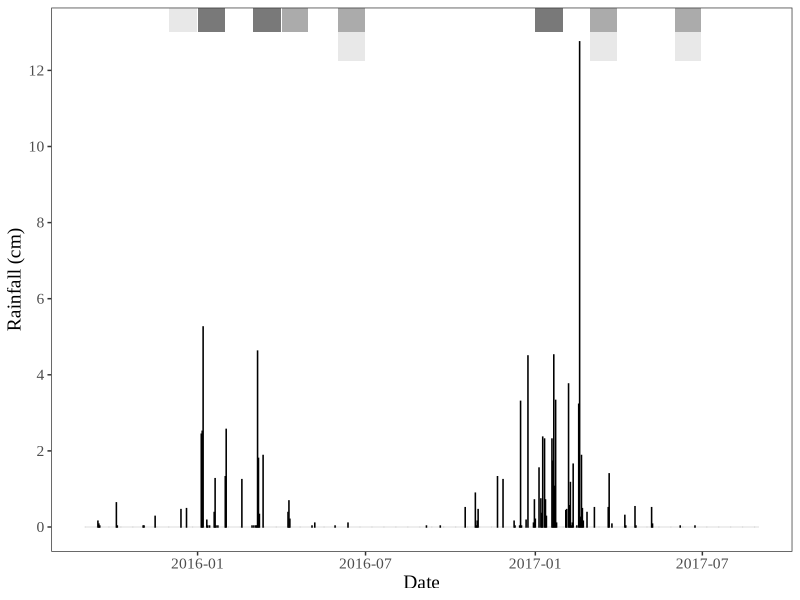
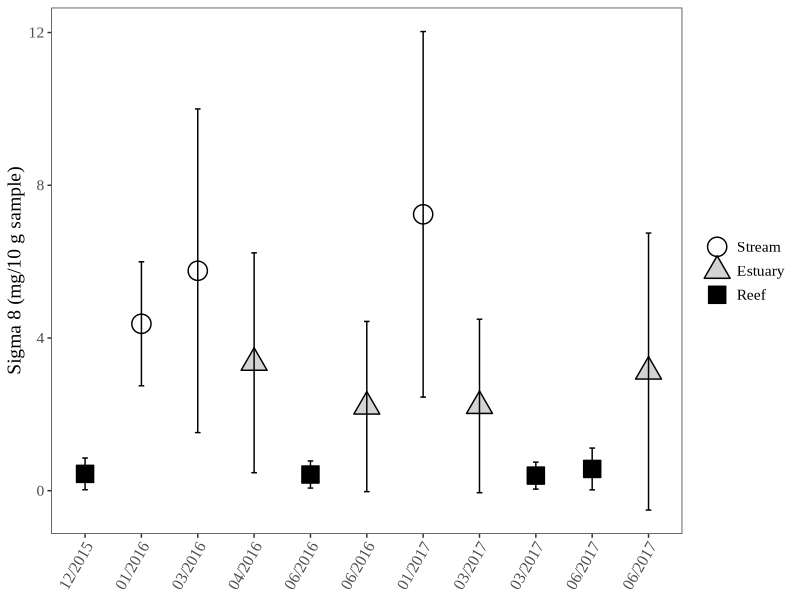
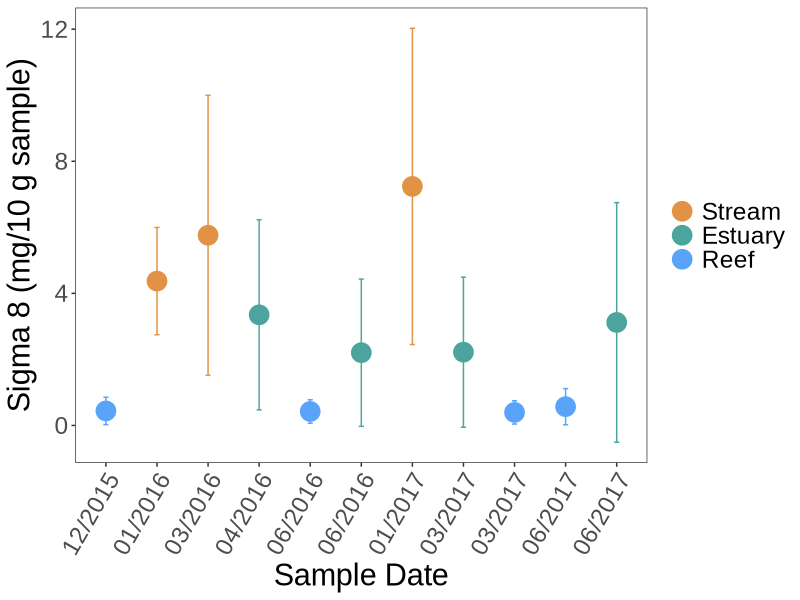
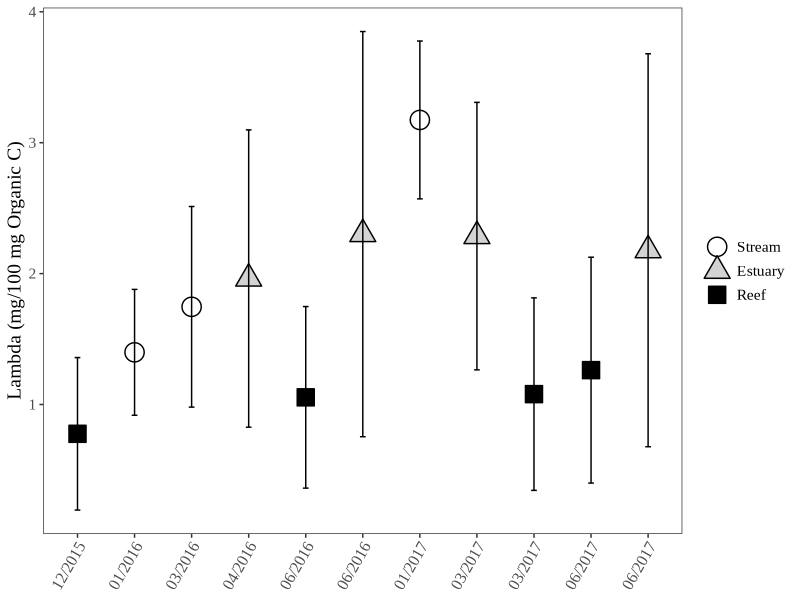
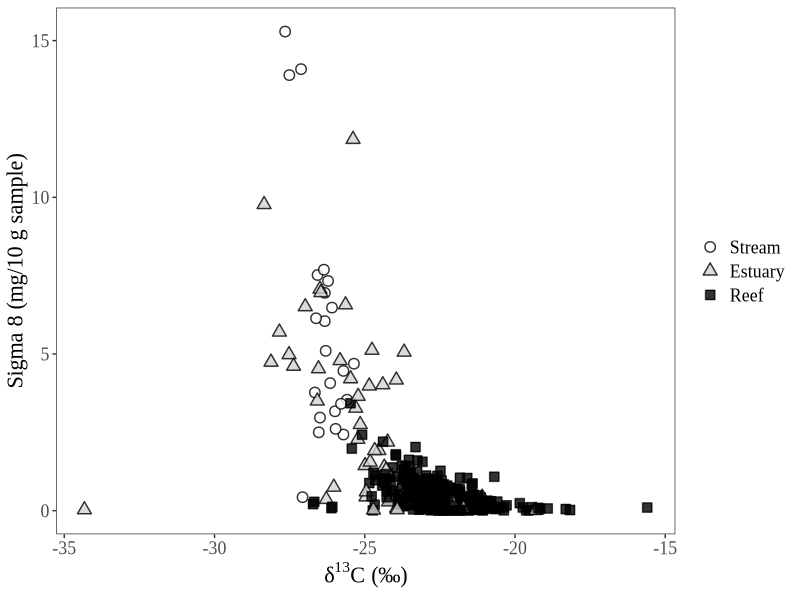

Write the R code that produced these figures, in order. (Note: this script raises an error after producing the figures.)
## ---- chunk 1
knitr::opts_chunk$set(echo = TRUE)
## ---- chunk 2

# Load packages.
library(tidyverse)
library(lubridate)

# Load datasets.
rain <- read_csv("SBCounty_Gauge234.csv") # Imports necessary data that's been transcribed from the online pdf document into a csv file.

master <- read_csv("RAPID_Master_Datasheet_add_region_streamcode.csv") # Loads the newly updated dataset, as of April 8, 2019. This same dataset is used for the linear mixed effects models.

# In addition, all NDs from Matthieu's original reports are replaced as NAs. For reasoning on why they are not 0s, see either of the other RMarkdown files in this project folder.

# Alright, so the seven outliers I'm removing will be 56, 66, 164, 238, 300, 387, and 389 from the original dataset. For reasoning on these 7, see LMEM Markdown file in this same project.

mastered <- master[ -c(56, 66, 164, 238, 300, 387, 389), ] # Removes outliers from original dataset.

# This dataset has already been QAQCed.

## ---- chunk 3

rain <- rain %>%
  mutate(Rainfall_cm = Rainfall_inches*2.54) %>% # Calculates rainfall in centimeters in a new column.
  mutate(DATE = mdy(Date)) # Transforms date into recognized date format.

rainplot <- ggplot(rain, aes(DATE, Rainfall_cm)) +
  annotate("rect", fill = "gray88", alpha = 0.75, 
        xmin = mdy("12-01-2015"), xmax = mdy("12-31-2015"),
        ymin = 13, ymax = Inf) + # December 2015 - Marine sampling
  annotate("rect", fill = "gray88", alpha = 0.75, 
        xmin = mdy("06-01-2016"), xmax = mdy("06-30-2016"),
        ymin = 12.25, ymax = 13) + # June 2016 - Marine sampling
  annotate("rect", fill = "gray88", alpha = 0.75, 
        xmin = mdy("03-01-2017"), xmax = mdy("03-30-2017"),
        ymin = 12.25, ymax = 13) + # March 2017 - Marine sampling
  annotate("rect", fill = "gray88", alpha = 0.75, 
        xmin = mdy("06-01-2017"), xmax = mdy("06-30-2017"),
        ymin = 12.25, ymax = 13) + # June 2017 - Marine sampling
  annotate("rect", fill = "gray30", alpha = 0.75, 
        xmin = mdy("01-01-2016"), xmax = mdy("01-31-2016"),
        ymin = 13, ymax = Inf) + # Jan 2016 - Stream sampling
  annotate("rect", fill = "gray30", alpha = 0.75, 
        xmin = mdy("03-01-2016"), xmax = mdy("03-31-2016"),
        ymin = 13, ymax = Inf) + # March 2016 - Stream sampling
  annotate("rect", fill = "gray30", alpha = 0.75, 
        xmin = mdy("01-01-2017"), xmax = mdy("01-31-2017"),
        ymin = 13, ymax = Inf) + # Jan 2017 - Stream sampling
  annotate("rect", fill = "gray56", alpha = 0.75, 
        xmin = mdy("04-01-2016"), xmax = mdy("04-30-2016"),
        ymin = 13, ymax = Inf) + # April 2016 - Estuarine sampling
  annotate("rect", fill = "gray56", alpha = 0.75, 
        xmin = mdy("06-01-2016"), xmax = mdy("06-30-2016"),
        ymin = 13, ymax = Inf) + # June 2016 - Estuarine sampling
  annotate("rect", fill = "gray56", alpha = 0.75, 
        xmin = mdy("03-01-2017"), xmax = mdy("03-30-2017"),
        ymin = 13, ymax = Inf) + # March 2017 - EStuarine sampling
  annotate("rect", fill = "gray56", alpha = 0.75, 
        xmin = mdy("06-01-2017"), xmax = mdy("06-30-2017"),
        ymin = 13, ymax = Inf) + # June 2017 - EStuarine sampling
  geom_bar(stat="identity", color="black", width=0.1) +
  theme_bw() +
  ylab("Rainfall (cm)") +
  xlab("Date") +
  scale_y_continuous(breaks=seq(0,14,2)) + # Adds y-axis labels every 2 cm.
  #scale_x_date(date_breaks = "3 month", date_labels = "%b") + # Adds x-axis labels.
  theme_bw() +
  theme(panel.grid.major = element_blank(), panel.grid.minor = element_blank(),panel.background = element_blank()) +
  theme(text=element_text(family="Times New Roman", size=14)) #+
  #ggtitle("Santa Barbara County Precipitation\nWater Years 2015-2017")

rainplot

# Export figure to desktop.

# ggsave(("Figure_2.png"),
#        path = "/Users/heililowman/Desktop/R_figures/Lignin",
#        width = 20,
#        height = 10,
#        units = "cm"
#        )

## ---- chunk 4

# First, we will plot overall Sigma 8 and Lambda values.

Fig3_Stats <- mastered %>% # Takes the original dataset and then ...
  group_by(Group, Environment) %>% # Groups by date and environment and then ...
  summarize(Sig8 = mean(Sigma8, na.rm = TRUE), Sig8sd = sd(Sigma8, na.rm = TRUE), 
            Lam = mean(Lambda, na.rm = TRUE), Lamsd = sd(Lambda, na.rm = TRUE)) %>% # Summarizes and then...
  ungroup() # Ungroups data.

Fig3_Stats$Environment <- factor(Fig3_Stats$Environment, levels = c( "Stream", "Estuary", "Reef")) # Relevels.
Fig3_Stats$Group <- factor(Fig3_Stats$Group, levels = c( "A", "B", "C", "D", "E", "F", "I", "H", "G", "J", "K")) # Relevel the "Group" column so that it's presented in the best chronological order.

#tiff(filename = "/Users/heililowman/Documents/UC_Santa_Barbara/Research_Lignin/Figures/Manuscript_figure_files/Fig3A.tiff", width=6, height=4, unit="in", res=400) 
fig3a <- ggplot(Fig3_Stats, aes(Group, Sig8, shape=Environment, fill=Environment)) +
  scale_x_discrete(labels = c("12/2015", "01/2016", "03/2016", "04/2016", "06/2016", "06/2016", "01/2017", "03/2017", "03/2017", "06/2017", "06/2017")) +
  geom_point(size = 6,
             stroke = 0.75) + 
  scale_shape_manual(values = c(21, 24, 22)) +
  scale_fill_manual(values = c("white", "lightgrey", "black")) +
  geom_errorbar(data=Fig3_Stats, aes(ymin=Sig8-Sig8sd,ymax=Sig8+Sig8sd), width=0.1) +
  xlab("Sample Date") +
  ylab("Sigma 8 (mg/10 g sample)") + 
  theme_bw() +
  theme(panel.grid.major = element_blank(), panel.grid.minor = element_blank(),panel.background = element_blank()) + # This ensures the whole data grid is boxed in, which looks cleaner in text.
  theme(text=element_text(family="Times New Roman", size=14)) +
  theme(axis.text.x = element_text(angle = 60, hjust = 1)) +
  theme(axis.title.x=element_blank()) +
  theme(legend.title = element_blank())
#dev.off()

fig3a

# Creating the following figure for inclusion in my exit seminar.

fig3a_color <- ggplot(Fig3_Stats, aes(Group, Sig8, color=Environment)) +
  scale_x_discrete(labels = c("12/2015", "01/2016", "03/2016", "04/2016", "06/2016", "06/2016", "01/2017", "03/2017", "03/2017", "06/2017", "06/2017")) +
  geom_point(size = 6,
             stroke = 0.75) + 
  scale_color_manual(values=c("#E29244", "#4CA49E", "#59A3F8"), name = "Sampling Environment") + # Edit the legend and figure colors.
  geom_errorbar(data=Fig3_Stats, aes(ymin=Sig8-Sig8sd,ymax=Sig8+Sig8sd), width=0.1) +
  xlab("Sample Date") +
  ylab("Sigma 8 (mg/10 g sample)") + 
  theme_bw() +
  theme(panel.grid.major = element_blank(), panel.grid.minor = element_blank(),panel.background = element_blank()) + # This ensures the whole data grid is boxed in, which looks cleaner in text.
  theme(text=element_text(family="Arial", size=22)) +
  theme(axis.text.x = element_text(angle = 60, hjust = 1)) +
  theme(legend.title = element_blank())

fig3a_color
# Actually, I'm not sure how much more helpful a figure versus numbers will be so I'm skipping this figure in my presentation.

#tiff(filename = "/Users/heililowman/Documents/UC_Santa_Barbara/Research_Lignin/Figures/Manuscript_figure_files/Fig3B.tiff", width=6, height=4, unit="in", res=400) 
fig3b <- ggplot(Fig3_Stats, aes(Group, Lam, shape=Environment, fill=Environment)) +
  scale_x_discrete(labels = c("12/2015", "01/2016", "03/2016", "04/2016", "06/2016", "06/2016", "01/2017", "03/2017", "03/2017", "06/2017", "06/2017")) +
  geom_point(size = 6,
             stroke = 0.75) + 
  scale_shape_manual(values = c(21, 24, 22)) +
  scale_fill_manual(values = c("white", "lightgrey", "black")) +
  geom_errorbar(data=Fig3_Stats, aes(ymin=Lam-Lamsd,ymax=Lam+Lamsd), width=0.1) +
  xlab("Sample Date") +
  ylab("Lambda (mg/100 mg Organic C)") + 
  theme_bw() +
  theme(panel.grid.major = element_blank(), panel.grid.minor = element_blank(),panel.background = element_blank()) +
  theme(text=element_text(family="Times New Roman", size=14)) +
  theme(axis.text.x = element_text(angle = 60, hjust = 1)) +
  theme(axis.title.x=element_blank()) +
  theme(legend.title = element_blank())
#dev.off()

fig3b

## ---- chunk 5

# Next, we will plot isotopic data versus Sigma 8 and 3,5-Bd/V values.

# I will remove one egregious outlier - this was not removed during the LMEMs since those models dealt with lignin phenol values only (and had no isotopes as fixed or random effects).

mastered$Environment <- factor(mastered$Environment, levels = c( "Stream", "Estuary", "Reef")) # Relevels.

# Need to keep the outlier in on the light end, because its the same distance from the nearest point as the outlier on the heavier end (and it was included on all of the LMEMs in the other file).

# I have also removed the designation of near/far from stream and just represented all marine sediments as reef sites - this distinction was not important in any of the models I ran, and I feel it doesn't add anything to the visual. Also, this will keep things consistent legend-wise with Figure 3.

#tiff(filename = "/Users/heililowman/Documents/UC_Santa_Barbara/Research_Lignin/Figures/Manuscript_figure_files/Fig4.tiff", width=12, height=6, unit="in", res=400) 
fig4 <- ggplot(mastered, aes (x=d13C, y=Sigma8, shape=Environment, fill=Environment)) +
  geom_point(size=3,
             stroke = 0.75,
             alpha = 0.8) +
  scale_shape_manual(values = c(21, 24, 22)) +
  scale_fill_manual(values = c("white", "lightgrey", "black")) +
  theme_bw() +
  theme(panel.grid.major = element_blank(), panel.grid.minor = element_blank(),panel.background = element_blank()) +
  theme(text=element_text(family="Times New Roman", size=16)) +
  xlab(expression("δ"^{13}*"C (‰)")) + # GAH! It's AMAZING I GOT THE SUPERSCRIPT TO WORK!!!
  ylab("Sigma 8 (mg/10 g sample)") +
  theme(legend.title = element_blank())
#dev.off

fig4

#tiff(filename = "/Users/heililowman/Documents/UC_Santa_Barbara/Research_Lignin/Figures/Manuscript_figure_files/Fig5.tiff", width=10, height=6, unit="in", res=400) 
fig5 <- ggplot(mastered, aes (x=d13C, y=Bd.V, shape=Environment, fill=Environment)) +
  geom_point(size=3,
             stroke = 0.75,
             alpha = 0.8) +
  scale_shape_manual(values = c(21, 24, 22)) +
  scale_fill_manual(values = c("white", "lightgrey", "black")) +
  theme_bw() +
  theme(panel.grid.major = element_blank(), panel.grid.minor = element_blank(),panel.background = element_blank()) +
  theme(text=element_text(family="Times New Roman", size=16)) +
  xlab(expression("δ"^{13}*"C (‰)")) +
  ylab("3,5-Bd / Vanillyl") +
  theme(legend.title = element_blank())
#dev.off

fig5

## ---- chunk 6

# So, this will be a plot of stream S/V and C/V values, but the boxes for source material will need to be added in in Powerpoint.

stream <- mastered %>%
  filter(Environment=="Stream") # Creates dataset of only stream data.

#tiff(filename = "/Users/heililowman/Documents/UC_Santa_Barbara/Research_Lignin/Figures/Manuscript_figure_files/Fig6.tiff", width=8, height=6, unit="in", res=400) 
fig6 <- ggplot(stream, aes (C.V,S.V, shape=Group_2, fill=Group_2)) +
  geom_point(size=6,
             stroke = 0.75,
             alpha = 0.8) +
  scale_shape_manual(values = c(21, 21, 21), labels = c("01/2016", "03/2016", "01/2017")) +
  scale_fill_manual(values = c("white", "lightgrey", "black"), labels = c("01/2016", "03/2016", "01/2017")) + # Need to duplicate labels in both calls so that legend works.
  xlim(0,0.6) +
  ylim(0,4.5) +
  theme_bw() +
  theme(panel.grid.major = element_blank(), panel.grid.minor = element_blank(),panel.background = element_blank()) +
  theme(text=element_text(family="Times New Roman", size=16)) +
  xlab("Cinnamyl / Vanillyl") +
  ylab("Syringyl / Vanillyl") +
  theme(legend.title = element_blank())
#dev.off

fig6

#Making a set of new figures for my exit seminar.

streama <- mastered %>%
  filter(Environment=="Stream") %>% # Creates dataset of only stream data.
  filter(Group=="B") # Selects only January 2016 data.

fig6_colora <- ggplot(streama, aes (C.V,S.V, color=Group_2)) +
  geom_point(size=8,
             stroke = 0.75) +
  scale_color_manual(values = c("#EFC68E"), labels = c("01/2016")) +
  #scale_color_manual(values = c("#E29244"), labels = c("01/2016")) + 
  xlim(0,0.6) +
  ylim(0,4.5) +
  theme_bw() +
  theme(panel.grid.major = element_blank(), panel.grid.minor = element_blank(),panel.background = element_blank()) +
  theme(text=element_text(family="Arial", size=22)) +
  xlab("Cinnamyl / Vanillyl") +
  ylab("Syringyl / Vanillyl") +
  theme(legend.title = element_blank())

#tiff(filename = "/Users/heililowman/Documents/UC_Santa_Barbara/Research_Lignin/Figures/Manuscript_figure_files/Fig6_colora_oak.tiff", width=8, height=6, unit="in", res=400) 
fig6_colora
#dev.off

streamb <- mastered %>%
  filter(Environment=="Stream") %>% # Creates dataset of only stream data.
  filter(Group=="B" | Group=="C") # Selects only 2016 data.

fig6_colorb <- ggplot(streamb, aes (C.V,S.V, color=Group_2)) +
  geom_point(size=8,
             stroke = 0.75) +
  scale_color_manual(values = c("#EFC68E", "#7C9867"), labels = c("01/2016", "03/2016")) +
  #scale_color_manual(values = c("#E29244","#FFAA00"), labels = c("01/2016", "03/2016")) + 
  xlim(0,0.6) +
  ylim(0,4.5) +
  theme_bw() +
  theme(panel.grid.major = element_blank(), panel.grid.minor = element_blank(),panel.background = element_blank()) +
  theme(text=element_text(family="Arial", size=22)) +
  xlab("Cinnamyl / Vanillyl") +
  ylab("Syringyl / Vanillyl") +
  theme(legend.title = element_blank())

#tiff(filename = "/Users/heililowman/Documents/UC_Santa_Barbara/Research_Lignin/Figures/Manuscript_figure_files/Fig6_colorb_oak.tiff", width=8, height=6, unit="in", res=400) 
fig6_colorb
#dev.off

fig6_colorc <- ggplot(stream, aes (C.V,S.V, color=Group_2)) +
  geom_point(size=8,
             stroke = 0.75) +
  scale_color_manual(values = c("#EFC68E", "#7C9867", "#4F5730"), labels = c("01/2016", "03/2016", "01/2017")) +
  #scale_color_manual(values = c("#E29244", "#FFAA00", "#D46F10"), labels = c("01/2016", "03/2016", "01/2017")) +
  xlim(0,0.6) +
  ylim(0,4.5) +
  theme_bw() +
  theme(panel.grid.major = element_blank(), panel.grid.minor = element_blank(),panel.background = element_blank()) +
  theme(text=element_text(family="Arial", size=22)) +
  xlab("Cinnamyl / Vanillyl") +
  ylab("Syringyl / Vanillyl") +
  theme(legend.title = element_blank())

#tiff(filename = "/Users/heililowman/Documents/UC_Santa_Barbara/Research_Lignin/Figures/Manuscript_figure_files/Fig6_colorc_oak.tiff", width=8, height=6, unit="in", res=400) 
fig6_colorc
#dev.off

## ---- chunk 7

# And now to create a similar S/V vs. C/V figure for the marine sample data.

marine <- mastered %>%
  filter(Environment=="Reef") # Creates dataset of only marine data.

fig7a <- ggplot(marine, aes (C.V,S.V, shape=Group, fill=Group)) +
  geom_point(size=6,
             stroke = 0.75,
             alpha = 0.8) +
  scale_shape_manual(values = c(21, 21, 21, 21), labels = c("12/2015", "06/2016", "03/2017", "06/2017")) +
  scale_fill_manual(values = c("white", "lightgrey", "gray30", "black"), labels = c("12/2015", "06/2016", "03/2017", "06/2017")) + # Need to duplicate labels in both calls so that legend works.
  xlim(0,0.25) +
  ylim(0,5.5) +
  theme_bw() +
  theme(panel.grid.major = element_blank(), panel.grid.minor = element_blank(),panel.background = element_blank()) +
  theme(text=element_text(family="Times New Roman", size=16)) +
  xlab("Cinnamyl/Vanillyl") +
  ylab("Syringyl/Vanillyl") +
  theme(legend.title = element_blank())

fig7a

# Due to sheer number of points, let's consolidate by site for each sampling.

m_cvsv <- marine %>% 
  group_by(Site, Group) %>%     
  summarize(meanC.V = mean(C.V, na.rm = TRUE), CVsd = sd(C.V, na.rm = TRUE), meanS.V = mean(S.V, na.rm = TRUE), SVsd = sd(S.V, na.rm = TRUE),) %>%
  ungroup()

#tiff(filename = "/Users/heililowman/Documents/UC_Santa_Barbara/Research_Lignin/Figures/Manuscript_figure_files/Fig7.tiff", width=8, height=6, unit="in", res=400) 
fig7b <- ggplot(m_cvsv, aes (x=meanC.V, y=meanS.V, shape = Group, fill = Group)) +
  geom_point(size=6,
             stroke = 0.75,
             alpha = 0.8) +
  scale_shape_manual(values = c(21, 21, 21, 21), labels = c("12/2015", "06/2016", "03/2017", "06/2017")) +
  scale_fill_manual(values = c("white", "lightgrey", "gray30", "black"), labels = c("12/2015", "06/2016", "03/2017", "06/2017")) +
  #geom_errorbar(data=m_cvsv, aes(ymin=meanS.V-SVsd,ymax=meanS.V+SVsd)) +
  #geom_errorbarh(data=m_cvsv, aes(xmin=meanC.V-CVsd,xmax=meanC.V+CVsd)) +
  xlim(0,0.25) +
  ylim(0,5.5) +
  theme_bw() +
  theme(panel.grid.major = element_blank(), panel.grid.minor = element_blank(),panel.background = element_blank()) +
  theme(text=element_text(family="Times New Roman", size=16)) +
  xlab("Cinnamyl / Vanillyl") +
  ylab("Syringyl / Vanillyl") +
  theme(legend.title = element_blank())
#dev.off

# Did not include error bars because they do not add to the takeaway of the figure, and delineations between groupings are made clear by the results of the LMEMs.

fig7b

# And below I've made some additional colored plots for use in my exit seminar.

m_cvsva <- m_cvsv %>% # Takes the original aggregated dataset.
  filter(Group == "A") # Selects only December 2015 samples.

fig7b_colora <- ggplot(m_cvsva, aes (x=meanC.V, y=meanS.V, color = Group)) +
  geom_point(size=8,
             stroke = 0.75) +
  scale_color_manual(values = c("#3793EC"), labels = c("12/2015")) +
  xlim(0,0.25) +
  ylim(0,5.5) +
  theme_bw() +
  theme(panel.grid.major = element_blank(), panel.grid.minor = element_blank(),panel.background = element_blank()) +
  theme(text=element_text(family="Arial", size=22)) +
  xlab("Cinnamyl / Vanillyl") +
  ylab("Syringyl / Vanillyl") +
  theme(legend.title = element_blank())

#tiff(filename = "/Users/heililowman/Documents/UC_Santa_Barbara/Research_Lignin/Figures/Manuscript_figure_files/Fig7b_colora_lake.tiff", width=8, height=6, unit="in", res=400) 
fig7b_colora
#dev.off

m_cvsvb <- m_cvsv %>% # Takes the original aggregated dataset.
  filter(Group == "A" | Group == "E") # Selects only December 2015 and June 2016 samples.

fig7b_colorb <- ggplot(m_cvsvb, aes (x=meanC.V, y=meanS.V, color = Group)) +
  geom_point(size=8,
             stroke = 0.75) +
  scale_color_manual(values = c("#3793EC", "#7AC9B7"), labels = c("12/2015", "06/2016")) +
  xlim(0,0.25) +
  ylim(0,5.5) +
  theme_bw() +
  theme(panel.grid.major = element_blank(), panel.grid.minor = element_blank(),panel.background = element_blank()) +
  theme(text=element_text(family="Arial", size=22)) +
  xlab("Cinnamyl / Vanillyl") +
  ylab("Syringyl / Vanillyl") +
  theme(legend.title = element_blank())

#tiff(filename = "/Users/heililowman/Documents/UC_Santa_Barbara/Research_Lignin/Figures/Manuscript_figure_files/Fig7b_colorb_lake.tiff", width=8, height=6, unit="in", res=400) 
fig7b_colorb
#dev.off

m_cvsvbb <- m_cvsv %>% # Takes the original aggregated dataset.
  filter(Group == "A" | Group == "E" | Group == "G") # Selects only December 2015 and June 2016 samples.

fig7b_colorbb <- ggplot(m_cvsvbb, aes (x=meanC.V, y=meanS.V, color = Group)) +
  geom_point(size=8,
             stroke = 0.75) +
  scale_color_manual(values = c("#3793EC", "#7AC9B7", "#6CA184"), labels = c("12/2015", "06/2016", "03/2017")) +
  xlim(0,0.25) +
  ylim(0,5.5) +
  theme_bw() +
  theme(panel.grid.major = element_blank(), panel.grid.minor = element_blank(),panel.background = element_blank()) +
  theme(text=element_text(family="Arial", size=22)) +
  xlab("Cinnamyl / Vanillyl") +
  ylab("Syringyl / Vanillyl") +
  theme(legend.title = element_blank())

#tiff(filename = "/Users/heililowman/Documents/UC_Santa_Barbara/Research_Lignin/Figures/Manuscript_figure_files/Fig7b_colorbb_lake.tiff", width=8, height=6, unit="in", res=400) 
fig7b_colorbb
#dev.off

fig7b_colorc <- ggplot(m_cvsv, aes (x=meanC.V, y=meanS.V, color = Group)) +
  geom_point(size=8,
             stroke = 0.75) +
  scale_color_manual(values = c("#3793EC", "#7AC9B7", "#6CA184", "#2A3927"), labels = c("12/2015", "06/2016", "03/2017", "06/2017")) +
  #scale_color_manual(values = c("#69B9FA", "#59A3F8", "#5A7ECB", "#6B6D9F"), labels = c("12/2015", "06/2016", "03/2017", "06/2017")) +
  xlim(0,0.25) +
  ylim(0,5.5) +
  theme_bw() +
  theme(panel.grid.major = element_blank(), panel.grid.minor = element_blank(),panel.background = element_blank()) +
  theme(text=element_text(family="Arial", size=22)) +
  xlab("Cinnamyl / Vanillyl") +
  ylab("Syringyl / Vanillyl") +
  theme(legend.title = element_blank())

#tiff(filename = "/Users/heililowman/Documents/UC_Santa_Barbara/Research_Lignin/Figures/Manuscript_figure_files/Fig7b_colorc_lake.tiff", width=8, height=6, unit="in", res=400) 
fig7b_colorc
#dev.off

## ---- chunk 8

# Similar to Figure 6, this figure will plot degradation parameters for stream data only.

#tiff(filename = "/Users/heililowman/Documents/UC_Santa_Barbara/Research_Lignin/Figures/Manuscript_figure_files/Fig8.tiff", width=8, height=6, unit="in", res=400) 
fig8 <- ggplot(stream, aes (Bd.V,P..V.S., shape=Group_2, fill=Group_2)) +
  geom_point(size=6,
             stroke = 0.75,
             alpha = 0.8) +
  scale_shape_manual(values = c(21, 21, 21), labels = c("01/2016", "03/2016", "01/2017")) +
  scale_fill_manual(values = c("white", "lightgrey", "black"), labels = c("01/2016", "03/2016", "01/2017")) +
  xlim(0,0.4) +
  ylim(0,0.4) +
  theme_bw() +
  theme(panel.grid.major = element_blank(), panel.grid.minor = element_blank(),panel.background = element_blank()) +
  theme(text=element_text(family="Times New Roman", size=16)) +
  xlab("3,5-Bd / Vanillyl") +
  ylab("P-hydroxyl / (Vanillyl + Syringyl)") +
  theme(legend.title = element_blank())
#dev.off

fig8

## ---- chunk 9

# And finally, the code for the P/V+S vs. 3,5-Bd/V values for marine sites.

fig9a <- ggplot(marine, aes (Bd.V,P..V.S., shape=Group, fill=Group)) +
  geom_point(size=6,
             stroke = 0.75,
             alpha = 0.8) +
  scale_shape_manual(values = c(21, 21, 21, 21), labels = c("12/2015", "06/2016", "03/2017", "06/2017")) +
  scale_fill_manual(values = c("white", "lightgrey", "gray30", "black"), labels = c("12/2015", "06/2016", "03/2017", "06/2017")) +
  xlim(0,2) +
  ylim(0,1) +
  theme_bw() +
  theme(panel.grid.major = element_blank(), panel.grid.minor = element_blank(),panel.background = element_blank()) +
  theme(text=element_text(family="Times New Roman", size=16)) +
  xlab("3,5Bd / Vanillyl") +
  ylab("P-hydroxyl / (Vanillyl + Syringyl)") +
  theme(legend.title = element_blank())

fig9a

# Going to aggregate values again as we did in Figure 7.

m_bdvpvs <- marine %>% 
  group_by(Site, Group) %>%     
  summarize(meanBdV = mean(Bd.V, na.rm = TRUE), BdVsd = sd(Bd.V, na.rm = TRUE), meanPVS = mean(P..V.S., na.rm = TRUE), PVSsd = sd(P..V.S., na.rm = TRUE),) %>%
  ungroup()

#tiff(filename = "/Users/heililowman/Documents/UC_Santa_Barbara/Research_Lignin/Figures/Manuscript_figure_files/Fig9.tiff", width=8, height=6, unit="in", res=400) 
fig9b <- ggplot(m_bdvpvs, aes (x=meanBdV, y=meanPVS, shape = Group, fill = Group)) +
  geom_point(size=6,
             stroke = 0.75,
             alpha = 0.8) +
  scale_shape_manual(values = c(21, 21, 21, 21), labels = c("12/2015", "06/2016", "03/2017", "06/2017")) +
  scale_fill_manual(values = c("white", "lightgrey", "gray30", "black"), labels = c("12/2015", "06/2016", "03/2017", "06/2017")) +
  xlim(0,2) +
  ylim(0,1) +
  theme_bw() +
  theme(panel.grid.major = element_blank(), panel.grid.minor = element_blank(),panel.background = element_blank()) +
  theme(text=element_text(family="Times New Roman", size=16)) +
  xlab("3,5Bd / Vanillyl") +
  ylab("P-hydroxyl / (Vanillyl + Syringyl)") +
  theme(legend.title = element_blank())
#dev.off

fig9b
